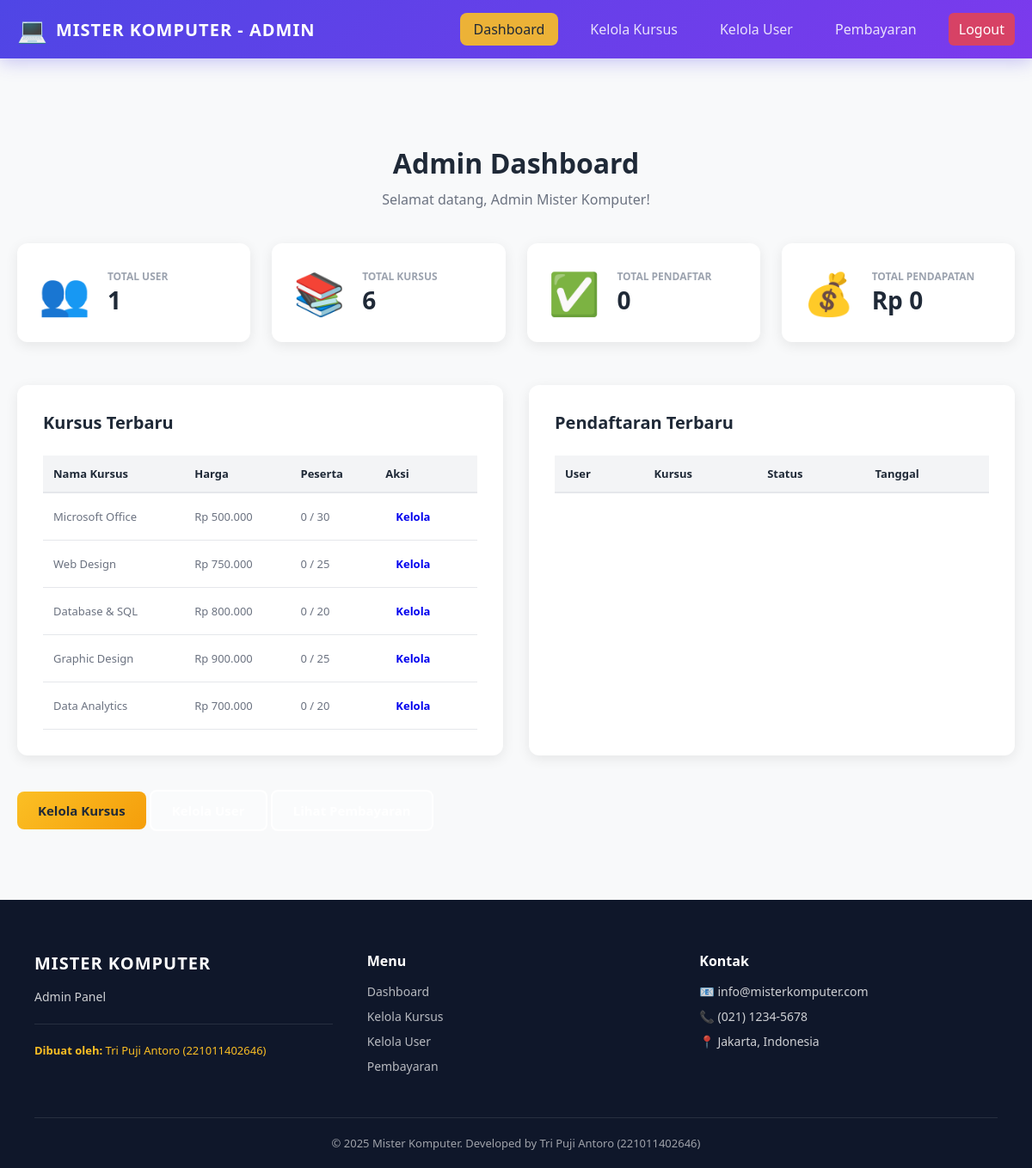
Page /admin/dashboard.php (signed in) on the committed database.
### tables this page shows
CREATE TABLE IF NOT EXISTS courses (
    id_course INT AUTO_INCREMENT PRIMARY KEY,
    nama_course VARCHAR(100) NOT NULL,
    deskripsi TEXT NOT NULL,
    harga DECIMAL(10, 2) NOT NULL,
    durasi_jam INT NOT NULL,
    instruktur VARCHAR(100) NOT NULL,
    kapasitas INT DEFAULT 30,
    image_url VARCHAR(255),
    created_at TIMESTAMP DEFAULT CURRENT_TIMESTAMP,
    updated_at TIMESTAMP DEFAULT CURRENT_TIMESTAMP ON UPDATE CURRENT_TIMESTAMP
);

### admin/dashboard.php (the view, shortened to what this page needs)
<?php
include '../config/koneksi.php';
?>
<!DOCTYPE html>
<html>
<head>
    <link rel="stylesheet" href="../assets/css/style.css">
</head>
<body>
<nav class="navbar">
    <div class="nav-container">
        <div class="nav-logo">
            <span class="logo-icon">💻</span>
            <h1>MISTER KOMPUTER - ADMIN</h1>
        </div>
        <ul class="nav-menu">
            <li><a href="dashboard.php" class="nav-link active btn-nav">Dashboard</a></li>
            <li><a href="manage-courses.php" class="nav-link">Kelola Kursus</a></li>
            <li><a href="manage-users.php" class="nav-link">Kelola User</a></li>
            <li><a href="manage-payments.php" class="nav-link">Pembayaran</a></li>
            <li><a href="../auth/logout.php" class="nav-link btn-logout">Logout</a></li>
        </ul>
    </div>
</nav>
<div class="container" style="margin-top: 100px; margin-bottom: 50px;">
    <div class="dashboard-header">
        <h1>Admin Dashboard</h1>
        <p>Selamat datang, <?php echo htmlspecialchars($_SESSION['nama_lengkap']); ?>!</p>
    </div>
    <div class="admin-stats">
        <?php
        $total_users = mysqli_fetch_assoc(mysqli_query($koneksi, "SELECT COUNT(*) as total FROM users WHERE role = 'user'"))['total'];
        $total_courses = mysqli_fetch_assoc(mysqli_query($koneksi, "SELECT COUNT(*) as total FROM courses"))['total'];
        $total_enrollments = mysqli_fetch_assoc(mysqli_query($koneksi, "SELECT COUNT(*) as total FROM enrollments"))['total'];
        $total_payments = mysqli_fetch_assoc(mysqli_query($koneksi, "SELECT SUM(jumlah_pembayaran) as total FROM payments WHERE status_pembayaran = 'verified'"))['total'] ?? 0;
        ?>
        <div class="stat-card-admin">
            <div class="stat-icon">👥</div>
            <div class="stat-content">
                <span class="stat-label">Total User</span>
                <span class="stat-value"><?php echo $total_users; ?></span>
            </div>
        </div>
        <div class="stat-card-admin">
            <div class="stat-icon">📚</div>
            <div class="stat-content">
                <span class="stat-label">Total Kursus</span>
                <span class="stat-value"><?php echo $total_courses; ?></span>
            </div>
        </div>
        <div class="stat-card-admin">
            <div class="stat-icon">✅</div>
            <div class="stat-content">
                <span class="stat-label">Total Pendaftar</span>
                <span class="stat-value"><?php echo $total_enrollments; ?></span>
            </div>
        </div>
        <div class="stat-card-admin">
            <div class="stat-icon">💰</div>
            <div class="stat-content">
                <span class="stat-label">Total Pendapatan</span>
                <span class="stat-value">Rp <?php echo number_format($total_payments, 0, ',', '.'); ?></span>
            </div>
        </div>
    </div>
    <div class="admin-grid">
        <div class="admin-section">
            <h2>Kursus Terbaru</h2>
            <table>
                <thead>
                    <tr>
                        <th>Nama Kursus</th>
                        <th>Harga</th>
                        <th>Peserta</th>
                        <th>Aksi</th>
                    </tr>
                </thead>
                <tbody>
                    <?php
                    $courses = mysqli_query($koneksi, "SELECT c.*, COUNT(e.id_enrollment) as jumlah_peserta
                    FROM courses c LEFT JOIN enrollments e ON c.id_course = e.id_course
                    GROUP BY c.id_course ORDER BY c.created_at DESC LIMIT 5");
                    while ($row = mysqli_fetch_assoc($courses)):
                    ?>
                    <tr>
                        <td><?php echo htmlspecialchars($row['nama_course']); ?></td>
                        <td>Rp <?php echo number_format($row['harga'], 0, ',', '.'); ?></td>
                        <td><?php echo $row['jumlah_peserta']; ?> / <?php echo $row['kapasitas']; ?></td>
                        <td><a href="manage-courses.php" class="btn btn-small">Kelola</a></td>
                    </tr>
                    <?php endwhile; ?>
                </tbody>
            </table>
        </div>
        <div class="admin-section">
            <h2>Pendaftaran Terbaru</h2>
            <table>
                <thead>
                    <tr>
                        <th>User</th>
                        <th>Kursus</th>
                        <th>Status</th>
                        <th>Tanggal</th>
                    </tr>
                </thead>
            </table>
        </div>
    </div>
    <div style="margin-top: 40px;">
        <a href="manage-courses.php" class="btn btn-primary">Kelola Kursus</a>
        <a href="manage-users.php" class="btn btn-secondary">Kelola User</a>
        <a href="manage-payments.php" class="btn btn-secondary">Lihat Pembayaran</a>
    </div>
</div>
<footer class="footer-main">
    <div class="footer-container">
        <div class="footer-content">
            <h3>MISTER KOMPUTER</h3>
            <p>Admin Panel</p>
            <div class="footer-info">
                <p><strong>Dibuat oleh:</strong> Tri Puji Antoro (221011402646)</p>
            </div>
        </div>
        <div class="footer-links">
            <h4>Menu</h4>
            <ul>
                <li><a href="dashboard.php">Dashboard</a></li>
                <li><a href="manage-courses.php">Kelola Kursus</a></li>
                <li><a href="manage-users.php">Kelola User</a></li>
                <li><a href="manage-payments.php">Pembayaran</a></li>
            </ul>
        </div>
        <div class="footer-contact">
            <h4>Kontak</h4>
            <ul>
                <li>📧 info@misterkomputer.com</li>
                <li>📞 (021) 1234-5678</li>
                <li>📍 Jakarta, Indonesia</li>
            </ul>
        </div>
    </div>
    <div class="footer-bottom">
        <p>&copy; 2025 Mister Komputer. Developed by Tri Puji Antoro (221011402646)</p>
    </div>
</footer>
</body>
</html>

### assets/css/style.css (style rules this page uses)
* { margin: 0; padding: 0; box-sizing: border-box; }
html { scroll-behavior: smooth; }
body { font-family: "Segoe UI", Tahoma, Geneva, Verdana, sans-serif; background-color: #f8f9fa; color: #333; }
.navbar { position: sticky; top: 0; width: 100%; background: linear-gradient(135deg, #4f46e5 0%, #7c3aed 100%); padding: 15px 0; box-shadow: 0 4px 20px rgba(79, 70, 229, 0.3); z-index: 1000; }
.nav-container { max-width: 1200px; margin: 0 auto; padding: 0 20px; display: flex; justify-content: space-between; align-items: center; }
.nav-logo { display: flex; align-items: center; gap: 10px; color: white; font-weight: bold; }
.nav-logo h1 { font-size: 20px; letter-spacing: 1px; margin: 0; }
.logo-icon { font-size: 28px; }
.nav-menu { display: flex; list-style: none; gap: 25px; align-items: center; flex-wrap: wrap; }
.nav-link { color: rgba(255, 255, 255, 0.85); text-decoration: none; font-weight: 500; transition: all 0.3s ease; padding: 8px 12px; border-radius: 6px; }
.nav-link:hover, .nav-link.active { color: white; }
.nav-link.active { background: rgba(251, 191, 36, 0.3); }
.btn-nav { background: rgba(251, 191, 36, 0.9) !important; color: #1f2937 !important; padding: 8px 16px !important; border-radius: 8px; }
.btn-logout { background: rgba(239, 68, 68, 0.8) !important; color: white !important; }
.container { max-width: 1200px; margin: 0 auto; padding: 0 20px; }
.btn { display: inline-block; padding: 12px 24px; border-radius: 8px; text-decoration: none; font-weight: 600; transition: all 0.3s ease; cursor: pointer; border: none; font-size: 15px; }
.btn-primary { background: linear-gradient(135deg, #fbbf24 0%, #f59e0b 100%); color: #1f2937; }
.btn-secondary { background: rgba(255, 255, 255, 0.25); color: white; border: 2px solid white; }
.btn-small { padding: 6px 12px; font-size: 13px; }
.dashboard-header { margin-bottom: 40px; text-align: center; }
.dashboard-header h1 { color: #1f2937; font-size: 32px; margin-bottom: 10px; }
.dashboard-header p { color: #6b7280; font-size: 16px; }
.stat-label { display: block; font-size: 12px; color: #6b7280; }
.admin-stats { display: grid; grid-template-columns: repeat(auto-fit, minmax(250px, 1fr)); gap: 25px; margin: 30px 0 50px; }
.stat-card-admin { background: white; border-radius: 12px; padding: 25px; display: flex; align-items: center; gap: 20px; box-shadow: 0 4px 15px rgba(0, 0, 0, 0.08); transition: all 0.3s ease; }
.stat-icon { font-size: 48px; }
.stat-content { display: flex; flex-direction: column; }
.stat-label { color: #9ca3af; font-size: 12px; text-transform: uppercase; font-weight: 600; }
.stat-value { color: #1f2937; font-size: 28px; font-weight: bold; }
.admin-grid { display: grid; grid-template-columns: 1fr 1fr; gap: 30px; margin: 40px 0; }
.admin-section { background: white; border-radius: 12px; padding: 30px; box-shadow: 0 4px 15px rgba(0, 0, 0, 0.08); }
.admin-section h2 { color: #1f2937; font-size: 20px; margin-bottom: 25px; }
.admin-section table { width: 100%; border-collapse: collapse; }
.admin-section table thead { background: #f3f4f6; }
.admin-section table th { padding: 12px; text-align: left; color: #1f2937; font-weight: 600; border-bottom: 2px solid #e5e7eb; font-size: 13px; }
.admin-section table td { padding: 12px; color: #6b7280; border-bottom: 1px solid #e5e7eb; font-size: 13px; }
.footer-main { background: #0f172a; color: rgba(255, 255, 255, 0.8); padding: 60px 40px 20px; margin-top: 80px; }
.footer-container { max-width: 1200px; margin: 0 auto; display: grid; grid-template-columns: repeat(auto-fit, minmax(250px, 1fr)); gap: 40px; margin-bottom: 40px; }
.footer-content h3 { font-size: 20px; color: white; margin-bottom: 15px; letter-spacing: 1px; }
.footer-content p { font-size: 14px; line-height: 1.6; margin-bottom: 15px; }
.footer-info { margin-top: 20px; padding-top: 20px; border-top: 1px solid rgba(255, 255, 255, 0.1); }
.footer-info p { font-size: 13px; margin-bottom: 8px; color: #fbbf24; }
.footer-links h4, .footer-contact h4 { color: white; margin-bottom: 15px; font-size: 16px; }
.footer-links ul, .footer-contact ul { list-style: none; }
.footer-links li, .footer-contact li { margin-bottom: 10px; font-size: 14px; }
.footer-links a { color: rgba(255, 255, 255, 0.7); text-decoration: none; transition: color 0.3s; }
.footer-bottom { text-align: center; padding-top: 20px; border-top: 1px solid rgba(255, 255, 255, 0.1); font-size: 13px; color: rgba(255, 255, 255, 0.6); }

### rows in the picture
courses: nama_course "Microsoft Office", harga "500.000", jumlah_peserta "0", kapasitas "30"
courses: nama_course "Web Design", harga "750.000", jumlah_peserta "0", kapasitas "25"
courses: nama_course "Database & SQL", harga "800.000", jumlah_peserta "0", kapasitas "20"
courses: nama_course "Graphic Design", harga "900.000", jumlah_peserta "0", kapasitas "25"
courses: nama_course "Data Analytics", harga "700.000", jumlah_peserta "0", kapasitas "20"

### other values in the picture
$_SESSION['nama_lengkap'] "Admin Mister Komputer"
$total_users "1"
$total_courses "6"
$total_enrollments "0"
$total_payments "0"
